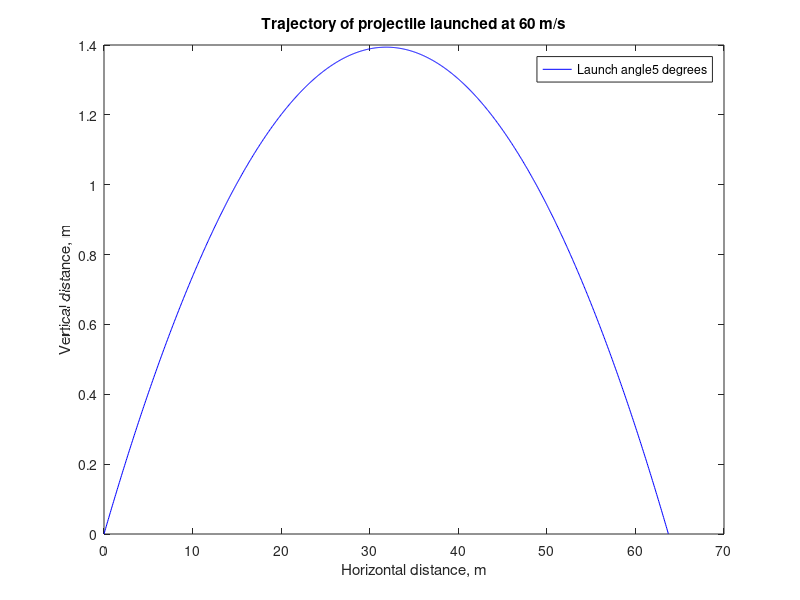

Source code (MATLAB):
%Program to plot the trajectories of a projectile launched at a given
%initial velocity and launch angle

%% Input data
g = 9.81;    % acceleration due to gravity
StartVel = 60;  % m/s

Angle = -1;
while ( Angle < 0 || Angle > 90 ) 
    Angle = input('Input angle in degrees ');
end

%% Calculate distances
% Convert angle to radians
Angle = Angle * pi /180;
% Create vector of times with increment 0.001s
Time = 0:0.001:15; 

% Calculate horizontal displacement for each time increment
HorzDist = cos(Angle) * (Time .* StartVel);

% Calculate vertical displacement for each time increment
VertDist = sin(Angle) * (Time .* StartVel) - 0.5 * g * Time.^2;

%% 
index = find(VertDist < 0, 1 );
% Plot trajectory - horizontal against vertical distance
plot(HorzDist(1:index-1),VertDist(1:index-1), 'b');

% Add axis labels
xlabel('Horizontal distance, m');
ylabel('Vertical distance, m');

% Create string for title
strTitle = ['Trajectory of projectile launched at ' num2str(StartVel) ' m/s'];
title( strTitle );

% Add legend
strAnglesDeg = num2str(Angle * 180 / pi);
legend(strcat('Launch angle ', strAnglesDeg,' degrees') );